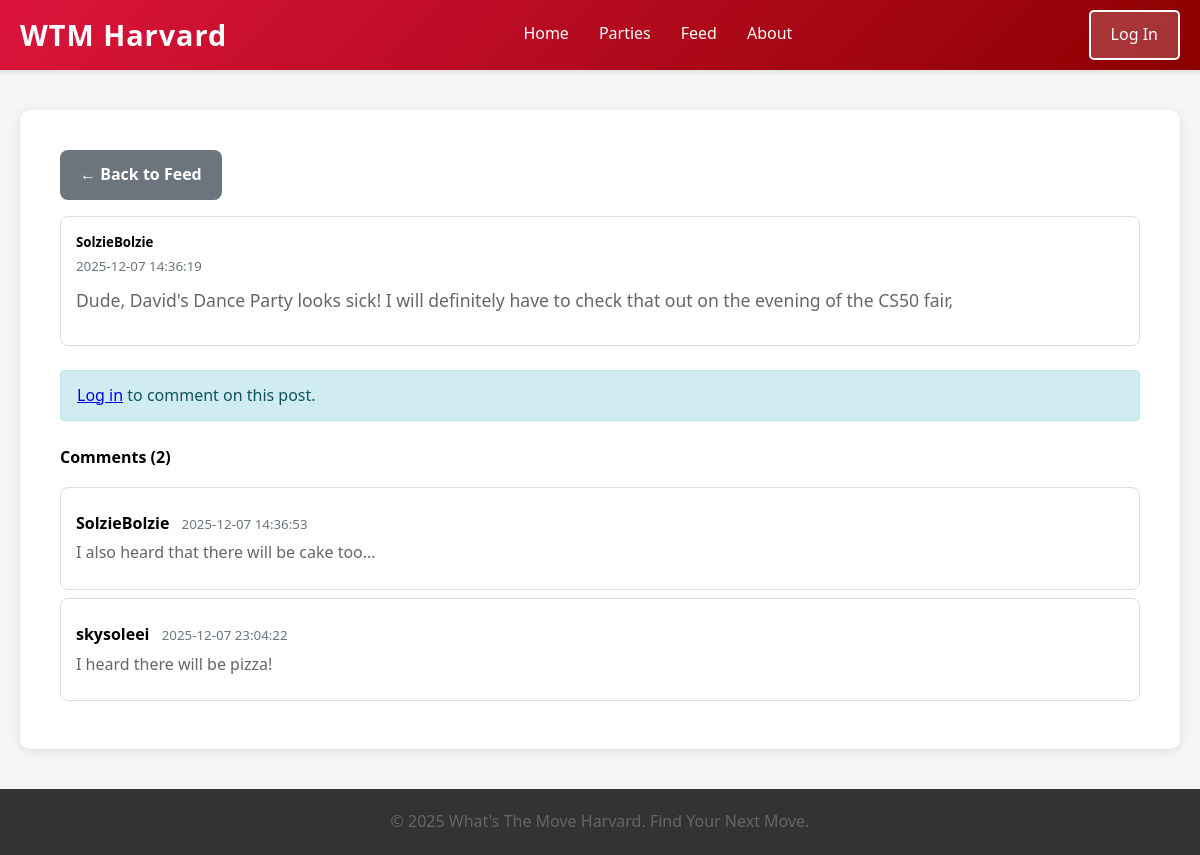
/feed/post/5, run on an earlier commit of the app's database.
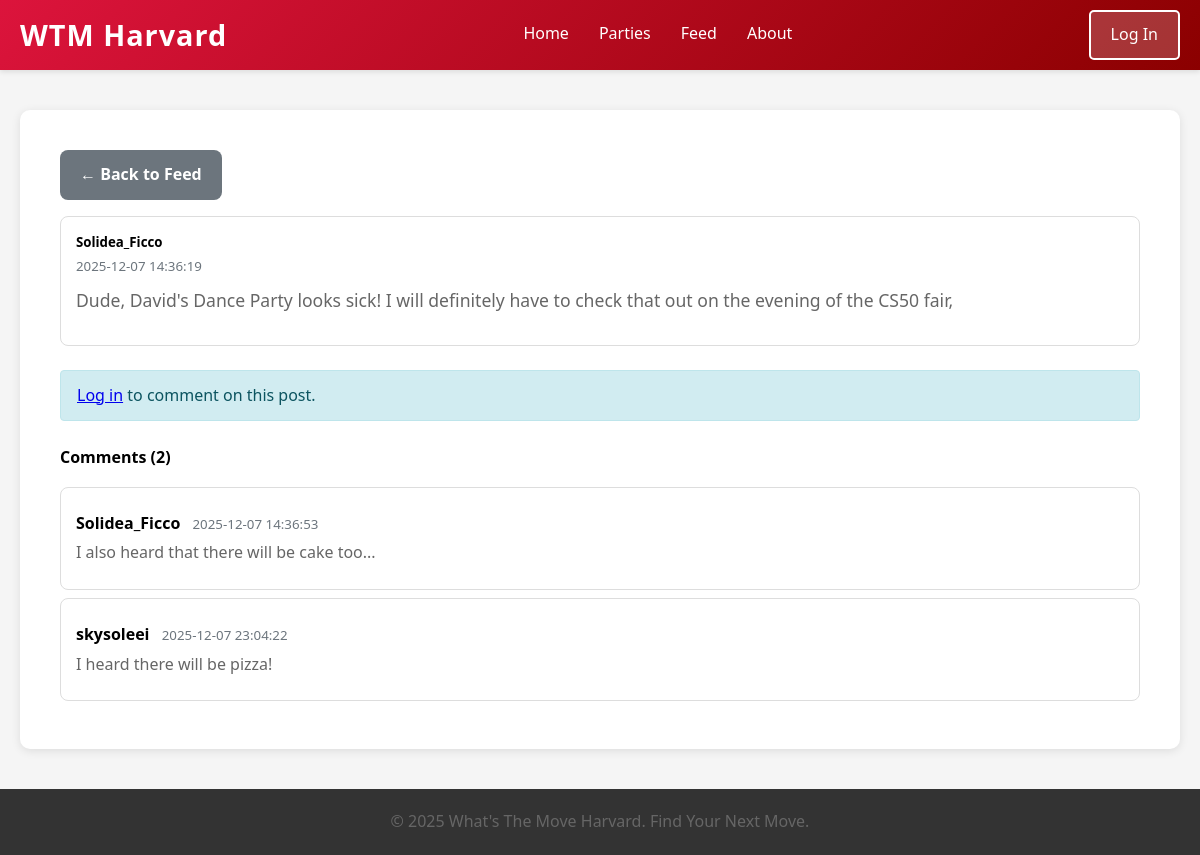
And on a later commit of the database.
### tables this page shows
CREATE TABLE users (id INTEGER PRIMARY KEY AUTOINCREMENT NOT NULL, username TEXT NOT NULL, hash TEXT NOT NULL, display_name TEXT);

CREATE TABLE comments (
            id INTEGER PRIMARY KEY AUTOINCREMENT,
            post_id INTEGER NOT NULL,
            user_id INTEGER NOT NULL,
            content TEXT NOT NULL,
            created_at TIMESTAMP DEFAULT CURRENT_TIMESTAMP,
            FOREIGN KEY (post_id) REFERENCES posts(id) ON DELETE CASCADE,
            FOREIGN KEY (user_id) REFERENCES users(id)
        );

### app.py (the view)
@app.route('/feed/post/<int:post_id>')
def view_post(post_id):
    user = current_user()
    conn = get_db_connection()
    post = conn.execute(
        """
        SELECT p.id,
               p.user_id,
               p.content,
               p.photo_path,
               p.created_at,
               u.display_name AS username
        FROM posts p
        JOIN users u ON p.user_id = u.id
        WHERE p.id = ?
        """,
        (post_id,)
    ).fetchone()
    if not post:
        conn.close()
        return redirect(url_for('feed'))
    comments = conn.execute(
        """
        SELECT c.id,
               c.content,
               c.created_at,
               c.user_id,
               u.display_name AS username
        FROM comments c
        JOIN users u ON c.user_id = u.id
        WHERE c.post_id = ?
        ORDER BY c.created_at ASC
        """,
        (post_id,)
    ).fetchall()
    conn.close()
    return render_template('post_detail.html', post=post, comments=comments, user=user)

### app.py (called while the page is built)
def get_db_connection():
    conn = sqlite3.connect(DATABASE)
    conn.row_factory = sqlite3.Row
    return conn

def current_user():
    if 'user_id' in session:
        return {'id': session['user_id'], 'email': session.get('user')}
    return None

### templates/post_detail.html (shortened to what this page needs)
{% extends "template.html" %}
{% block content %}
<div class="container mt-4">
    <div class="row justify-content-center">
        <div class="col-md-8">
            <a href="{{ url_for('feed') }}" class="btn btn-secondary mb-3">← Back to Feed</a>
            <div class="card mb-4">
                <div class="card-body">
                    <div class="d-flex justify-content-between align-items-start mb-2">
                        <div>
                            <h5 class="mb-0">{{ post.username }}</h5>
                            <small class="text-muted">{{ post.created_at }}</small>
                        </div>
                    </div>
                    <p class="card-text fs-5">{{ post.content }}</p>
                </div>
            </div>
            {% if session.get('user') %}
            <div class="card mb-4">
                <div class="card-body">
                    <h5 class="card-title">Add a Comment</h5>
                    <form action="{{ url_for('create_comment', post_id=post.id) }}" method="post">
                        <div class="mb-3">
                            <textarea
                                class="form-control"
                                name="content"
                                rows="3"
                                placeholder="Write your comment..."
                                required
                                maxlength="500"
                            ></textarea>
                            <div class="form-text">Maximum 500 characters. Note: Photos can only be added to posts, not comments.</div>
                        </div>
                        <button type="submit" class="btn btn-primary">Comment</button>
                    </form>
                </div>
            </div>
            {% else %}
            <div class="alert alert-info mb-4">
                <a href="{{ url_for('login_page') }}">Log in</a> to comment on this post.
            </div>
            {% endif %}
            <div class="comments-section">
                <h4 class="mb-3">Comments ({{ comments|length }})</h4>
                {% if comments %}
                    {% for comment in comments %}
                    <div class="card mb-2">
                        <div class="card-body py-2">
                            <div class="d-flex justify-content-between align-items-start">
                                <div class="flex-grow-1">
                                    <strong>{{ comment.username }}</strong>
                                    <small class="text-muted ms-2">{{ comment.created_at }}</small>
                                    <p class="mb-0 mt-1">{{ comment.content }}</p>
                                </div>
                            </div>
                        </div>
                    </div>
                    {% endfor %}
                {% else %}
                    <div class="alert alert-secondary">
                        No comments yet. Be the first to comment!
                    </div>
                {% endif %}
            </div>
        </div>
    </div>
</div>
{% endblock %}

What changed in the data, as far as the page shows it:
changed users: username "SolzieBolzie" → "Solidea_Ficco"
changed through a linked row, comments "I also heard that there will be cake too...": username "SolzieBolzie" → "Solidea_Ficco"
